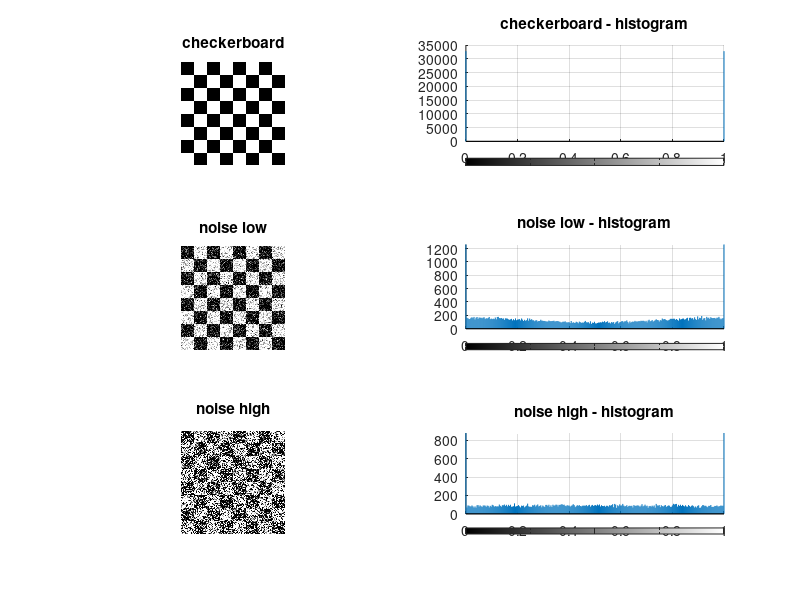
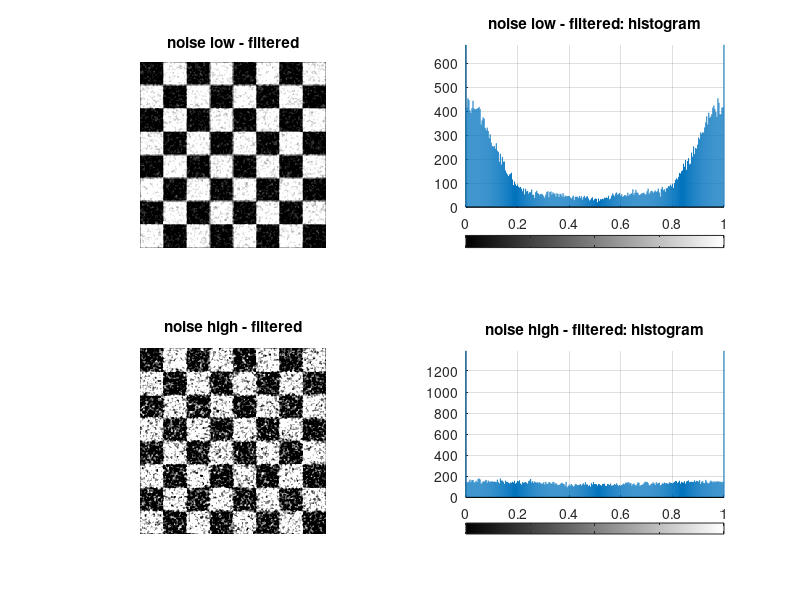

Source code (MATLAB) for these figures, in order: (Note: this script raises an error after producing the figures.)
%%%%%%%%%%%%%%%%%%%%%%%%%%%%%%%%%%%%%%%%%%%%%%%%
% Script for different noise filtering
%
% Silvia Gioia Florio, matr. 119328
% 04/04/2017 - Excercise 2.8
%%%%%%%%%%%%%%%%%%%%%%%%%%%%%%%%%%%%%%%%%%%%%%%%
%
%% add noise %%
% define initial checkerboard
img = double(checkerboard(32)>0.5);
%
% show checkerboard and relative histogram
figure; 
% checkerboard
subplot(3,2,1)
imshow(img);
title('checkerboard');
% histogram
subplot(3,2,2)
imhist(img)
grid()
title('checkerboard - histogram');
%
% initialize low and high noises
% low
low = imnoise (img, 'gaussian', 0.0, 0.1);
histLow = imhist(low);
% high
high = imnoise (img, 'gaussian', 0.0, 1);
histHigh = imhist(high);
%
% show noisy checkerboard and relative histogram
% low-noisy
subplot(3,2,3)
imshow(low);
title('noise low');
% low-noisy histogram
subplot(3,2,4)
imhist(low);
grid()
title('noise low - histogram');
% high-noisy
subplot(3,2,5)
imshow(high);
title('noise high');
% high-noisy histogram
subplot(3,2,6)
imhist(high);
grid()
title('noise high - histogram');
%
%% filtering %%
%
% filter the noisy checkerboards with average mask
filter = fspecial('average');
filteredLow = imfilter(low, filter);
filteredHigh = imfilter(high, filter);

% display differences
figure;
% low noisy filtered image and its histogram
% image
subplot(2,2,1)
imshow(filteredLow);
title('noise low - filtered');
% histogram
subplot(2,2,2)
imhist(filteredLow);
grid()
title('noise low - filtered: histogram');
% low noisy filtered image and its histogram
% image
subplot(2,2,3)
imshow(filteredHigh);
title('noise high - filtered');
% histogram
subplot(2,2,4)
imhist(filteredHigh);
grid()
title('noise high - filtered: histogram');
%
%% esteem %%
%
% initialization
mseNoiseLow = immse(img, low);
mseNoiseHigh = immse(img, high);

mseFilteredLow = immse(img, filteredLow);
mseFilteredHigh = immse(img, filteredHigh);

mseNoise = [mseNoiseLow; mseNoiseHigh]; 
mseFiltered = [mseFilteredLow; mseFilteredHigh];

table(mseNoise, mseFiltered)
%
%% masks Low Noise %%
%
% initialization
filter = fspecial('average', 5);
filteredLow5 = imfilter(low, filter);

figure;

subplot(2,2,1)
imshow(filteredLow5);
title('noise low - filtered 5x5');
subplot(2,2,2)
imhist(filteredLow5);
grid()
title('filtered 5x5: histogram');

filter = fspecial('average', 7);
filteredLow7 = imfilter(low, filter);

subplot(2,2,3)
imshow(filteredLow7);
title('noise low - filtered 7x7');
subplot(2,2,4)
imhist(filteredLow7);
grid()
title('filtered 7x7: histogram');
%
%% masks comparison %%
mse3x3Low = immse(img, filteredLow);
mse5x5Low = immse(img, filteredLow5);
mse7x7Low = immse(img, filteredLow7);

table(mse3x3Low, mse5x5Low, mse7x7Low)

%
%% masks high noise %%
%
% initialization
filter = fspecial('average', 5);
filteredHigh5 = imfilter(high, filter);

figure;

subplot(2,2,1)
imshow(filteredHigh5);
title('noise high - filtered 5x5');
subplot(2,2,2)
imhist(filteredHigh5);
grid()
title('filtered 5x5: histogram');

filter = fspecial('average', 7);
filteredHigh7 = imfilter(high, filter);

subplot(2,2,3)
imshow(filteredHigh7);
title('noise high - filtered 7x7');
subplot(2,2,4)
imhist(filteredHigh7);
grid()
title('filtered 7x7: histogram');
%
%% mask comparison %%

mse3x3High = immse(img, filteredHigh);
mse5x5High = immse(img, filteredHigh5);
mse7x7High = immse(img, filteredHigh7);

table(mse3x3High, mse5x5High, mse7x7High)
